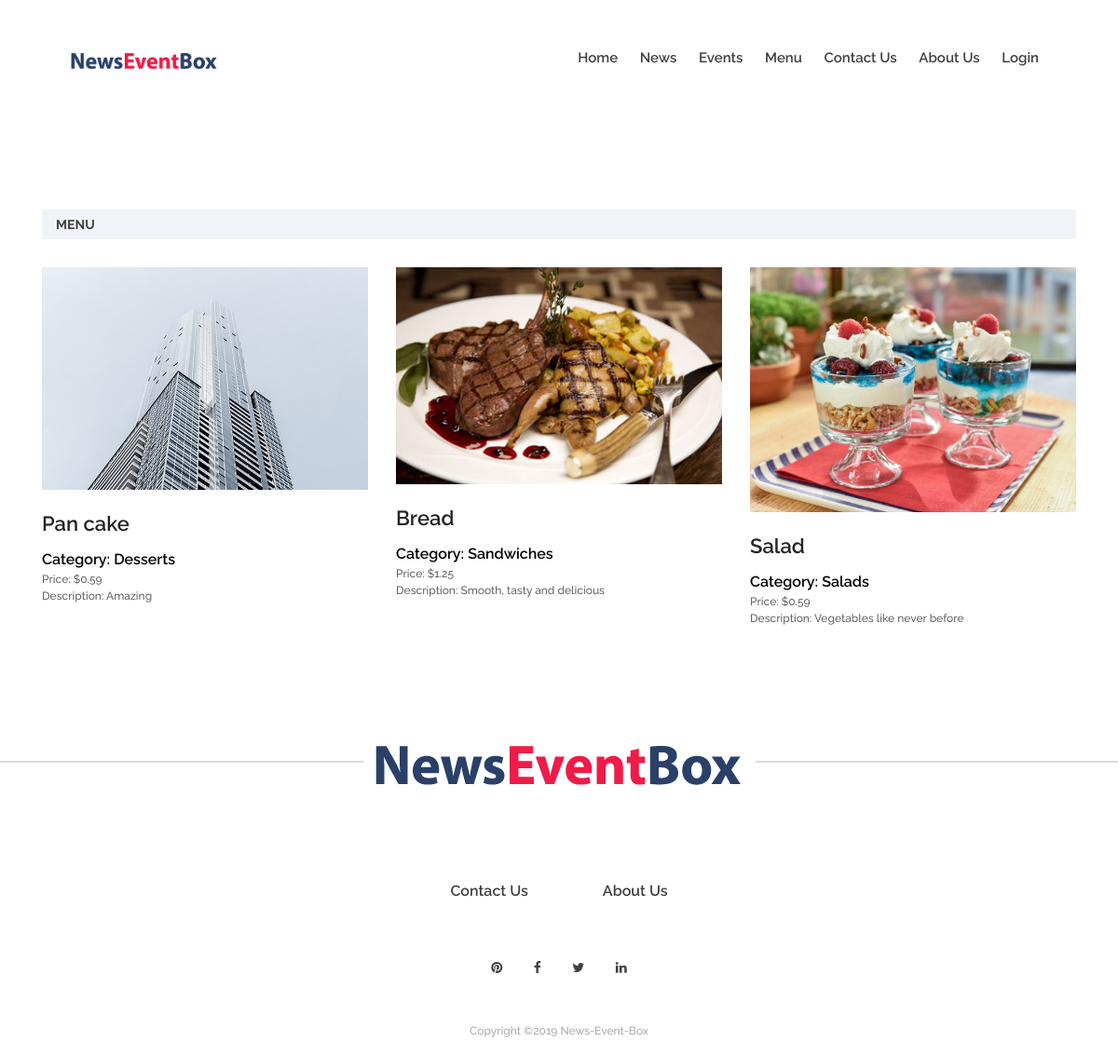
Page /menu.php on the committed database.
### tables this page shows
CREATE TABLE `menus` (
  `id` int(11) NOT NULL AUTO_INCREMENT,
  `title` varchar(100) NOT NULL,
  `category` varchar(100) NOT NULL,
  `price` decimal(10,2) NOT NULL DEFAULT '0.00',
  `description` varchar(100) NOT NULL,
  `display_status` tinyint(1) NOT NULL DEFAULT '0',
  PRIMARY KEY (`id`)
);

### includes/menu.php (called while the page is built, shortened)
<?php
require_once 'database.php';
class Menu {
	protected static $tablename = 'menus';
	public static function findByDisplayStatus($status = 1) {
		$sql = "SELECT * FROM " .self::$tablename ." WHERE display_status = {$status}";
		return self::findBySql($sql);
	}
 	public static function findBySql($sql='') {
		global $database;
		$result = $database->query($sql);
		$objectArray = array();
		while ($row = $database->fetchArray($result)) {
			$objectArray[] = self::instantiate($row);
		}
		return $objectArray;
	}
	private static function instantiate($record) {
		$object = new self;
		foreach ($record as $attribute => $value) {
			if ($object->hasAttribute($attribute)) {
				$object->$attribute = $value;
			}
		}
		return $object;
	}
	private function hasAttribute($attribute) {
		$objectVars = get_object_vars($this);
		return array_key_exists($attribute, $objectVars);
	}
}
?>

### includes/database.php (called while the page is built, shortened)
<?php
class MySQLDatabase {
	private $connection;
	public function openConnection() {
		$this->connection = mysqli_connect(DB_SERVER, DB_USER, DB_PASSWORD, DB_NAME);
	}
	public function query($sql) {
		$result = mysqli_query($this->connection, $sql);
		return $result;
	}
	public function fetchArray($result) {
		return mysqli_fetch_array($result);
	}
}
$database = new MySQLDatabase();
?>

### public/menu.php (the view, shortened to what this page needs)
<?php
  require_once '../includes/database.php';
  require_once '../includes/menu.php';
  $menuResult = Menu::findByDisplayStatus();
?>
<?php require_once '../includes/layouts/header.php' ?>
  <section class="intro-news-area section-padding-100-0 mb-70">
    <div class="container">
      <div class="row justify-content-center">
        <div class="col-12 col-lg-12">
          <div class="intro-news-tab">
            <div class="intro-news-filter d-flex justify-content-between">
              <h6>Menu</h6>
            </div>
            <div class="tab-content" id="nav-tabContent">
              <div class="tab-pane fade show active" id="nav-1" role="tabpanel" aria-labelledby="nav1">
                <div class="row">
                  <?php
                    for ($i=0; $i < 3; $i++) {
                      $imageNumber = rand(1, 10);
                      echo '<div class="col-12 col-sm-4">';
                      echo '<div class="single-blog-post style-2 mb-5">';
                      echo '<div class="blog-thumbnail">';
                      echo '<a href="#"><img src="../public/assets/img/meals/'. $imageNumber .'.jpg" alt=""></a>';
                      echo '</div>';
                      echo '<div class="blog-content">';
                      echo '<a href="#" class="post-title">'. $menuResult[$i]->title .'</a>';
                      echo '<a href="#" class="post-body">Category: '. $menuResult[$i]->category .'</a>';
                      echo '<a href="#" class="post-author">Price: &#x24;'. $menuResult[$i]->price. '</a>';
                      echo '<a href="#" class="post-author">Description: '. $menuResult[$i]->description .'</a>';
                      echo '</div>';
                      echo '</div>';
                      echo '</div>';
                    }
                  ?>
                </div>
              </div>
            </div>
          </div>
        </div>
      </div>
    </div>
  </section>
<?php include_once '../includes/layouts/footer.php' ?>

### public/assets/css/style.css (style rules this page uses)
* { margin: 0; padding: 0; }
body { font-family: "Raleway", sans-serif; font-size: 14px; }
h1, h2, h3, h4, h5, h6 { font-family: "Raleway", sans-serif; color: #000000; line-height: 1.3; font-weight: 700; }
a, a:hover, a:focus { -webkit-transition-duration: 500ms; transition-duration: 500ms; text-decoration: none; outline: 0 solid transparent; color: #000000; font-weight: 600; font-size: 16px; font-family: "Raleway", sans-serif; }
img { height: auto; max-width: 100%; }
.mb-70 { margin-bottom: 70px !important; }
.section-padding-100-0 { padding-top: 100px; padding-bottom: 0; }
.single-blog-post { position: relative; z-index: 1; overflow: hidden; -webkit-transition-duration: 500ms; transition-duration: 500ms; }
.single-blog-post.style-2 .blog-thumbnail { margin-bottom: 20px; }
.single-blog-post.style-2 .blog-thumbnail img { width: 100%; }
.single-blog-post.style-2 .blog-content { position: relative; z-index: 1; }
.single-blog-post.style-2 .blog-content .post-title { display: block; font-weight: 600; font-size: 22px; margin-bottom: 10px; color: #232323; }
.single-blog-post.style-2 .blog-content .post-author { display: block; font-size: 12px; color: #636363; font-weight: 500; -webkit-transition-duration: 500ms; transition-duration: 500ms; }
.intro-news-filter { position: relative; z-index: 1; margin-bottom: 30px; height: 32px; background-color: #f0f4f8; }
.intro-news-filter h6 { font-size: 14px; margin-bottom: 0; line-height: 32px; color: #404040; text-transform: uppercase; padding-left: 15px; }

### public/assets/css/classy-nav.css (style rules this page uses)
* { margin: 0; padding: 0; }
body { font-family: "Roboto", sans-serif; }
img { height: auto; max-width: 100%; }
.justify-content-between { -webkit-box-pack: justify; -ms-flex-pack: justify; justify-content: space-between; }
.justify-content-center { -webkit-box-pack: center; -ms-flex-pack: center; justify-content: center; }

### rows in the picture
menus: shows a picture, title "Pan cake", category "Desserts", price "0.59", description "Amazing"
menus: shows a picture, title "Bread", category "Sandwiches", price "1.25", description "Smooth, tasty and delicious"
menus: shows a picture, title "Salad", category "Salads", price "0.59", description "Vegetables like never before"
